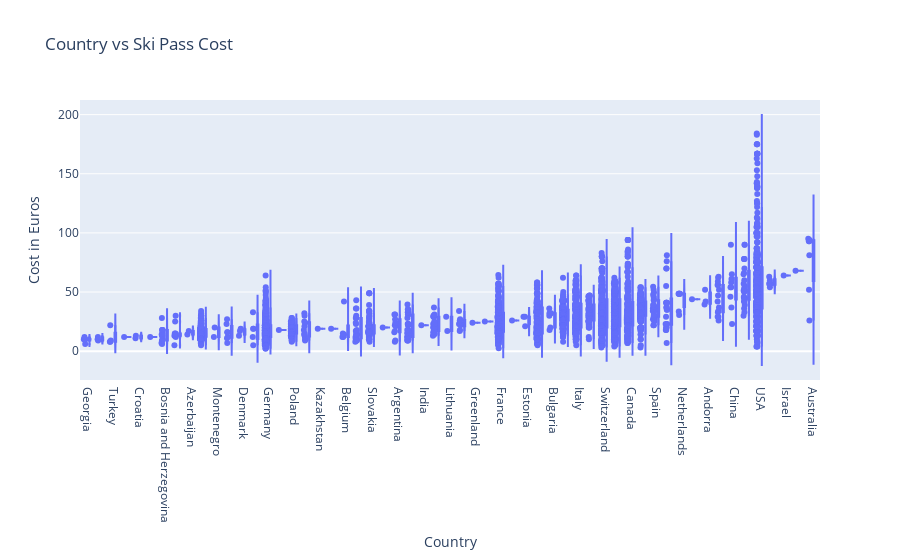

Source (notebook cell):
### Code cell
# Create a violin plot of the Country against the ski pass cost.
# No obvious outliers are observed
fig = px.violin(df_ski_data, y="Cost in Euros", x="Country", box=True, points="all", title="Country vs Ski Pass Cost")
fig.update_layout(xaxis_type="category", xaxis={'categoryorder':'mean ascending'})

### Figure 1 — Plotly figure (JSON) as saved in the notebook; plotly's stock layout.template omitted (floating-point values rounded to 4 significant figures; data arrays with more than 128 entries replaced by an {"elided": "..."} marker saying what was removed)
{"data": [{"alignmentgroup": "True", "box": {"visible": true}, "hovertemplate": "Country=%{x}<br>Cost in Euros=%{y}<extra></extra>", "legendgroup": "", "marker": {"color": "#636efa"}, "name": "", "offsetgroup": "", "orientation": "v", "points": "all", "scalegroup": "True", "showlegend": false, "type": "violin", "x": {"elided": "3386 str values"}, "x0": " ", "xaxis": "x", "y": {"elided": "3386 float values"}, "y0": " ", "yaxis": "y"}], "layout": {"legend": {"tracegroupgap": 0}, "title": {"text": "Country vs Ski Pass Cost"}, "violinmode": "group", "xaxis": {"anchor": "y", "categoryorder": "mean ascending", "domain": [0, 1], "title": {"text": "Country"}, "type": "category"}, "yaxis": {"anchor": "x", "domain": [0, 1], "title": {"text": "Cost in Euros"}}}}
